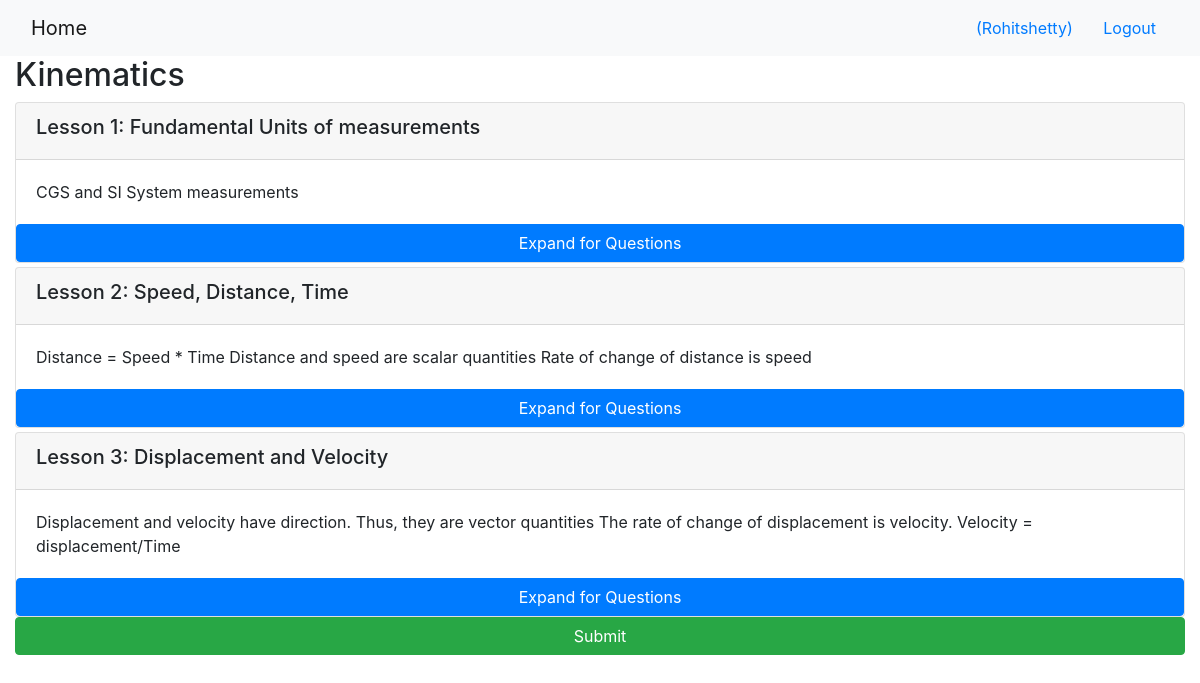
The app's page /onlinecourse/5/ (signed in) with its own data.
### onlinecourse/models.py (models this page shows, shortened)
class Course(models.Model):
    name = models.CharField(null=False, max_length=30, default='online course')
    image = models.ImageField(upload_to='course_images/')
    description = models.CharField(max_length=1000)
    pub_date = models.DateField(null=True)
    instructors = models.ManyToManyField(Instructor)
    users = models.ManyToManyField(settings.AUTH_USER_MODEL, through='Enrollment')
    total_enrollment = models.IntegerField(default = 0)
    is_enrolled = False

class Lesson(models.Model):
    title = models.CharField(max_length=200, default="title")
    order = models.IntegerField(default=0)
    course = models.ForeignKey(Course, on_delete=models.CASCADE)
    content = models.TextField()

### onlinecourse/views.py (the view)
# urls.py: path('<int:pk>/', views.CourseDetailView.as_view(), name='course_details'),
class CourseDetailView(generic.DetailView):
    model = Course
    template_name = 'onlinecourse/course_detail_bootstrap.html'

### onlinecourse/templates/onlinecourse/course_detail_bootstrap.html (shortened to what this page needs)
<!DOCTYPE html>
<html lang="en">
<head>
    {% load static %}
    <link rel="stylesheet" href="https://maxcdn.bootstrapcdn.com/bootstrap/4.5.2/css/bootstrap.min.css">
</head>
<body>
    <nav class="navbar navbar-light bg-light">
        <div class="container-fluid">
            <div class="navbar-header">
                <a class="navbar-brand" href="{% url 'onlinecourse:index' %}">Home</a>
            </div>
            <ul class="nav navbar-nav navbar-right">
                {% if user.is_authenticated %}
                <li>
                    <a class="btn btn-link" href="#">{{ user.first_name }}({{ user.username }})</a>
                    <a class="btn btn-link" href="{% url 'onlinecourse:logout' %}">Logout</a>
                </li>
                {% endif %}
            </ul>
        </div>
    </nav>
    <div class="container-fluid">
        <h2>{{ course.name }}</h2>
        <form id="questionform" method="post" action="submit">
        <div class="card-columns-vertical">
                {% for lesson in course.lesson_set.all %}
                <div class="card mt-1">
                    <div class="card-header">
                        <h5>Lesson {{lesson.id}}: {{lesson.title}}</h5>
                    </div>
                    <div class="card-body">{{lesson.content}}</div>
                    <button type="button" class="btn btn-primary" data-toggle="collapse" data-target="#exam">Expand for
                        Questions</button>
                </div>
                {% endfor %}
                <input type="submit" class="btn btn-success btn-block" value="Submit">
        </div>
    </form>
    </div>
</body>
</html>

### records on screen
Course: name "Kinematics"
Lesson: id "1", title "Fundamental Units of measurements", content "CGS and SI System measurements"
Lesson: id "2", title "Speed, Distance, Time", content "Distance = Speed * Time Distance and speed are scalar quantities Rate of change of distance is speed"
Lesson: id "3", title "Displacement and Velocity", content "Displacement and velocity have direction. Thus, they are vector quantities The rate of change of displacement is velocity. Velocity = displacement/Time"

### other values on screen
{{ user.username }} "Rohitshetty"
